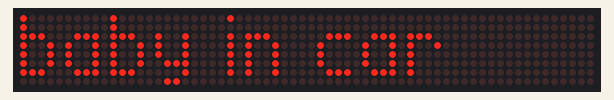
The sketch below on a simulated Arduino Uno, built with avr-gcc and run on an emulated ATmega328P. Shown: 64×8 LED matrix.

Above: at 0.1 s.
At 2.1 s:
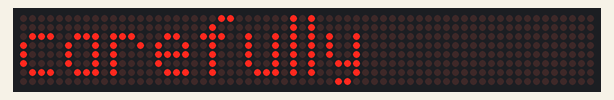
At 4.1 s:
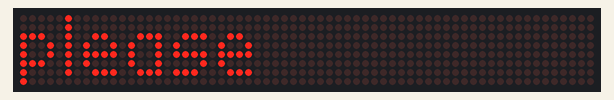

The sketch:

dotmatrix_v.2.ino
```cpp
// Including the required Arduino libraries
#include <MD_Parola.h>
#include <MD_MAX72xx.h>
#include <SPI.h>

// Uncomment according to your hardware type
#define HARDWARE_TYPE MD_MAX72XX::FC16_HW
//#define HARDWARE_TYPE MD_MAX72XX::GENERIC_HW

// Defining size, and output pins
#define MAX_DEVICES 8
#define CS_PIN 3

// Create a new instance of the MD_Parola class with hardware SPI connection
MD_Parola myDisplay = MD_Parola(HARDWARE_TYPE, CS_PIN, MAX_DEVICES);

void setup() {
  // Intialize the object
  myDisplay.begin(0);

  // Set the intensity (brightness) of the display (0-15)
  myDisplay.setIntensity(15);


}

void loop() {
  myDisplay.setTextAlignment(PA_LEFT);
  myDisplay.print("baby in car");
  delay(2000);

  myDisplay.setTextAlignment(PA_LEFT);
  myDisplay.print("carefully");
  delay(2000);

  myDisplay.setTextAlignment(PA_LEFT);
  myDisplay.print("please");
  delay(2000);


}
```

Measured:
- by itself, everything shown: repeats every 6.0 s, in 3 steps
- what the display in image 1 shows lasts 2.0 s, from 2.0 s to 4.0 s
